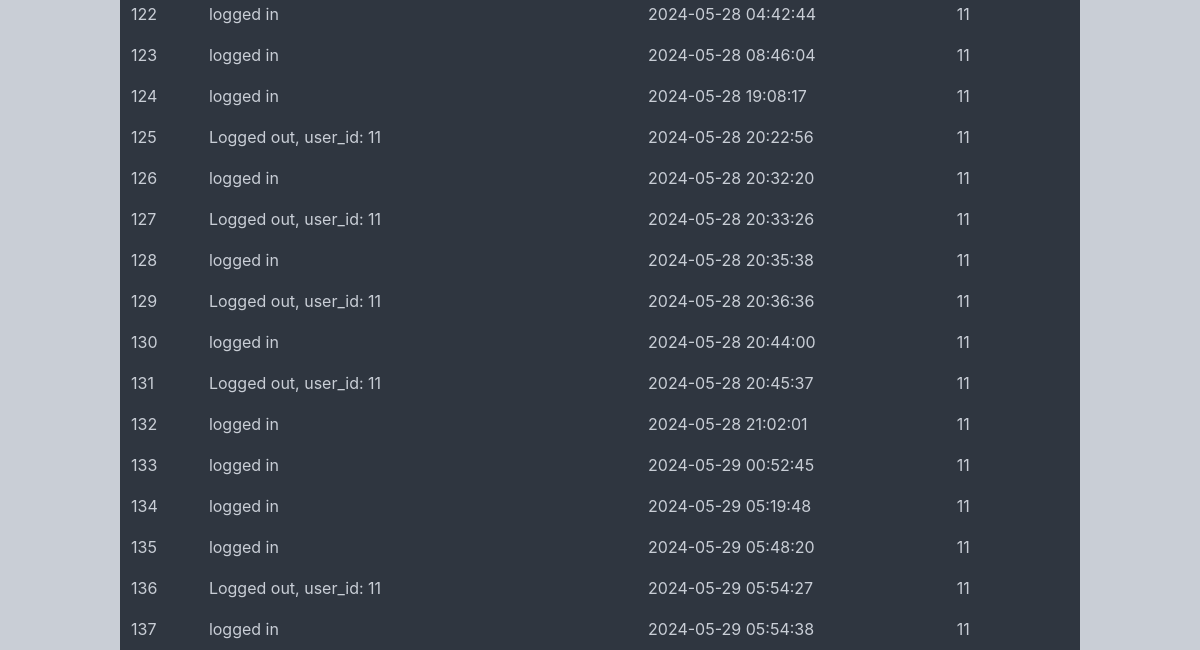
The app's page /admin_side/audit_trail.php (signed in, lower part), older data.
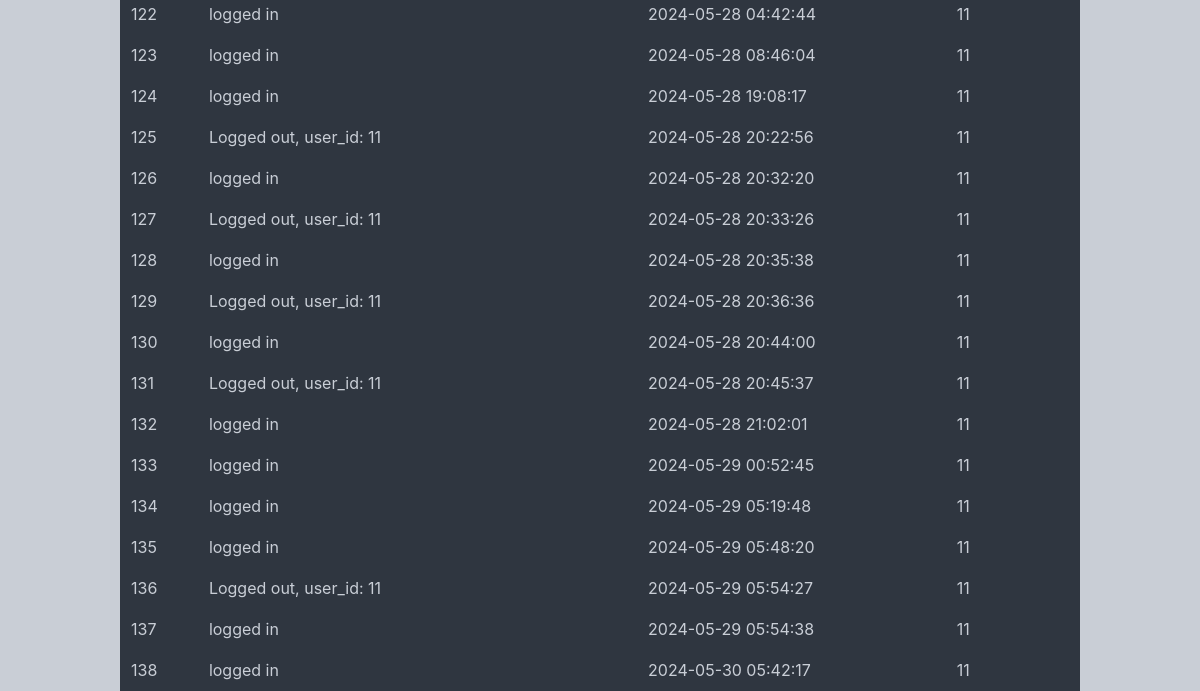
The same page, newer data.
### tables this page shows
CREATE TABLE `log` (
  `id` int(255) NOT NULL,
  `action` varchar(60) NOT NULL,
  `timestamp` timestamp NOT NULL DEFAULT current_timestamp() ON UPDATE current_timestamp(),
  `user_id` int(255) NOT NULL
);

### admin_side/audit_trail.php (the view, shortened to what this page needs)
<!DOCTYPE html>
<html lang="en">
<head>
    <link rel="stylesheet" href="../include/styles/discount.css">
</head>
<body>
<table border='1' cellpadding='7'>
    <?php
    require_once "..\include\connect\dbcon.php";
    $sql = "SELECT * FROM log";
    $stmt = $pdoConnect->prepare($sql);
    $stmt->execute();
    while ($row = $stmt->fetch(PDO::FETCH_ASSOC)) {
        extract($row);
        echo "<tr>";
        echo "<td>" . $id . "</td>";
        echo "<td>" . $action . "</td>";
        echo "<td>" . $timestamp . "</td>";
        echo "<td>" . $user_id ."</td>";
        echo "</tr>";
    }
    echo '</table>';
?>
</body>
</html>

Row changes from the older to the newer data that the page shows:
added log: id "138", action "logged in", timestamp "2024-05-30 05:42:17", user "11"
